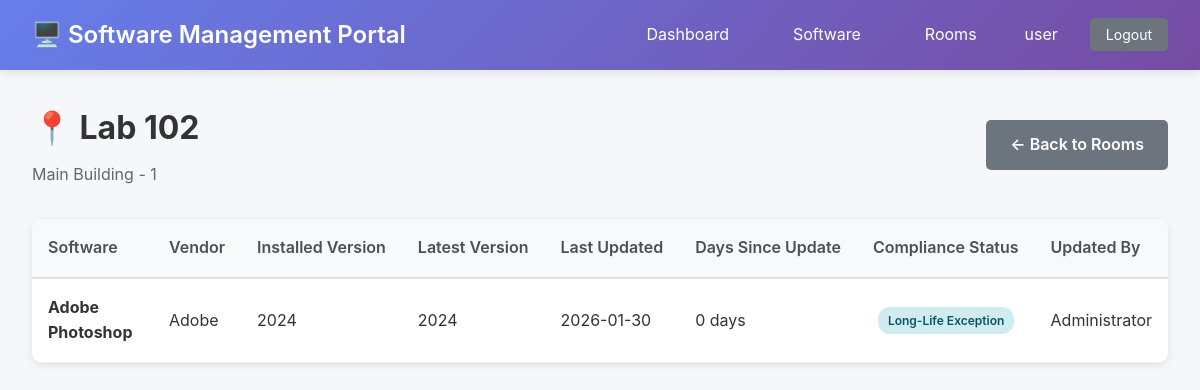
The app's page /rooms/2 (signed in) with its own data.
### tables this page shows
CREATE TABLE users (
    id INTEGER PRIMARY KEY AUTOINCREMENT,
    username TEXT NOT NULL UNIQUE,
    password_hash TEXT NOT NULL,
    full_name TEXT,
    email TEXT,
    is_superuser BOOLEAN DEFAULT 0,
    created_at TIMESTAMP DEFAULT CURRENT_TIMESTAMP,
    last_login TIMESTAMP
);

CREATE TABLE rooms (
    id INTEGER PRIMARY KEY AUTOINCREMENT,
    room_name TEXT NOT NULL UNIQUE,
    building TEXT,
    floor TEXT,
    created_at TIMESTAMP DEFAULT CURRENT_TIMESTAMP
);

CREATE TABLE installations (
    id INTEGER PRIMARY KEY AUTOINCREMENT,
    software_id INTEGER NOT NULL,
    room_id INTEGER NOT NULL,
    installed_version TEXT NOT NULL,
    last_updated TIMESTAMP DEFAULT CURRENT_TIMESTAMP,
    updated_by TEXT,
    is_long_life BOOLEAN DEFAULT 0, -- Exception to 300-day policy
    long_life_reason TEXT,
    long_life_approved_by TEXT,
    long_life_approved_at TIMESTAMP,
    FOREIGN KEY (software_id) REFERENCES software(id) ON DELETE CASCADE,
    FOREIGN KEY (room_id) REFERENCES rooms(id) ON DELETE CASCADE,
    UNIQUE(software_id, room_id)
);

CREATE TABLE software (
    id INTEGER PRIMARY KEY AUTOINCREMENT,
    software_name TEXT NOT NULL,
    version TEXT NOT NULL,
    vendor TEXT,
    license_key TEXT,
    license_type TEXT, -- e.g., 'Site', 'Volume', 'Per-User'
    license_count INTEGER,
    installer_filename TEXT,
    installer_path TEXT,
    description TEXT,
    created_at TIMESTAMP DEFAULT CURRENT_TIMESTAMP,
    updated_at TIMESTAMP DEFAULT CURRENT_TIMESTAMP
);

### app.py (the view)
@app.route('/rooms/<int:room_id>')
@login_required
def room_details(room_id):
    conn = get_db()
    cursor = conn.cursor()
    cursor.execute('SELECT * FROM rooms WHERE id = ?', (room_id,))
    room = cursor.fetchone()
    if not room:
        flash('Room not found!', 'error')
        return redirect(url_for('rooms_list'))
    cursor.execute('''
        SELECT
            i.id as installation_id, s.id as software_id, s.software_name, s.vendor,
            i.installed_version, s.version as latest_version, i.last_updated,
            i.updated_by, i.is_long_life, i.long_life_reason,
            CAST((julianday('now') - julianday(i.last_updated)) AS INTEGER) as days_since_update
        FROM installations i
        JOIN software s ON i.software_id = s.id
        WHERE i.room_id = ?
        ORDER BY s.software_name
    ''', (room_id,))
    installations = cursor.fetchall()
    conn.close()
    return render_template('room_details.html', room=room, installations=installations, update_policy_days=UPDATE_POLICY_DAYS)

### app.py (called while the page is built)
@login_manager.user_loader
def load_user(user_id):
    conn = get_db()
    cursor = conn.cursor()
    cursor.execute('SELECT id, username, full_name, is_superuser FROM users WHERE id = ?', (user_id,))
    user_data = cursor.fetchone()
    conn.close()
    if user_data:
        return User(user_data['id'], user_data['username'], user_data['full_name'], user_data['is_superuser'])
    return None

def get_db():
    conn = sqlite3.connect(DB_PATH)
    conn.row_factory = sqlite3.Row
    return conn

### templates/room_details.html (shortened to what this page needs)
<!DOCTYPE html>
<html lang="en">
<head>
    <link rel="stylesheet" href="{{ url_for('static', filename='style.css') }}">
</head>
<body>
    <nav class="navbar">
        <div class="nav-brand">
            <h1>🖥️ Software Management Portal</h1>
        </div>
        <ul class="nav-menu">
            <li><a href="{{ url_for('index') }}">Dashboard</a></li>
            <li><a href="{{ url_for('software_list') }}">Software</a></li>
            <li><a href="{{ url_for('rooms_list') }}">Rooms</a></li>
            <li class="user-info">
                {{ current_user.username }}
            </li>
            <li><a href="{{ url_for('logout') }}" class="btn-sm btn-secondary">Logout</a></li>
        </ul>
    </nav>
    <div class="container">
        <div class="page-header">
            <div>
                <h2>📍 {{ room.room_name }}</h2>
                <p style="color: #666; margin-top: 0.5rem;">
                    {% if room.building %}{{ room.building }}{% endif %}
                    {% if room.floor %} - {{ room.floor }}{% endif %}
                </p>
            </div>
            <a href="{{ url_for('rooms_list') }}" class="btn btn-secondary">← Back to Rooms</a>
        </div>
        <div class="table-container">
            <table class="data-table">
                <thead>
                    <tr>
                        <th>Software</th>
                        <th>Vendor</th>
                        <th>Installed Version</th>
                        <th>Latest Version</th>
                        <th>Last Updated</th>
                        <th>Days Since Update</th>
                        <th>Compliance Status</th>
                        <th>Updated By</th>
                    </tr>
                </thead>
                <tbody>
                    {% if installations %}
                        {% for inst in installations %}
                        <tr {% if inst.days_since_update > update_policy_days and not inst.is_long_life %}class="row-warning"{% endif %}>
                            <td><strong>{{ inst.software_name }}</strong></td>
                            <td>{{ inst.vendor or '-' }}</td>
                            <td>{{ inst.installed_version }}</td>
                            <td>
                                {% if inst.installed_version != inst.latest_version %}
                                <span class="badge badge-warning">{{ inst.latest_version }}</span>
                                {% else %}
                                {{ inst.latest_version }}
                                {% endif %}
                            </td>
                            <td>{{ inst.last_updated[:10] if inst.last_updated else 'N/A' }}</td>
                            <td>
                                {% if inst.days_since_update > update_policy_days %}
                                <span class="badge badge-danger">{{ inst.days_since_update }} days</span>
                                {% else %}
                                {{ inst.days_since_update }} days
                                {% endif %}
                            </td>
                            <td>
                                {% if inst.is_long_life %}
                                <span class="badge badge-info">Long-Life Exception</span>
                                {% elif inst.days_since_update > update_policy_days %}
                                <span class="badge badge-danger">⚠️ Out of Policy</span>
                                {% else %}
                                <span class="badge badge-success">✓ Compliant</span>
                                {% endif %}
                            </td>
                            <td>{{ inst.updated_by or '-' }}</td>
                        </tr>
                        {% endfor %}
                    {% else %}
                        <tr>
                            <td colspan="{% if current_user.is_superuser %}9{% else %}8{% endif %}" class="text-center">
                                No software installed in this room yet.
                            </td>
                        </tr>
                    {% endif %}
                </tbody>
            </table>
        </div>
    </div>
</body>
</html>

### static/style.css (style rules this page uses)
* { margin: 0; padding: 0; box-sizing: border-box; }
body { font-family: -apple-system, BlinkMacSystemFont, 'Segoe UI', Roboto, 'Helvetica Neue', Arial, sans-serif; background: #f5f7fa; color: #333; line-height: 1.6; }
.navbar { background: linear-gradient(135deg, #667eea 0%, #764ba2 100%); color: white; padding: 1rem 2rem; box-shadow: 0 2px 10px rgba(0,0,0,0.1); display: flex; justify-content: space-between; align-items: center; }
.nav-brand h1 { font-size: 1.5rem; font-weight: 600; }
.nav-menu { display: flex; list-style: none; gap: 2rem; }
.nav-menu a { color: white; text-decoration: none; padding: 0.5rem 1rem; border-radius: 5px; transition: background 0.3s; position: relative; }
.badge { background: #ff4444; color: white; padding: 2px 8px; border-radius: 12px; font-size: 0.75rem; margin-left: 5px; }
.container { max-width: 1400px; margin: 2rem auto; padding: 0 2rem; }
.page-header { display: flex; justify-content: space-between; align-items: center; margin-bottom: 2rem; }
.page-header h2 { font-size: 2rem; color: #333; }
.table-container { background: white; border-radius: 10px; box-shadow: 0 2px 8px rgba(0,0,0,0.1); overflow-x: auto; margin-bottom: 2rem; }
.data-table { width: 100%; border-collapse: collapse; }
.data-table thead { background: #f8f9fa; border-bottom: 2px solid #dee2e6; }
.data-table th { padding: 1rem; text-align: left; font-weight: 600; color: #495057; white-space: nowrap; }
.data-table td { padding: 1rem; border-bottom: 1px solid #f0f0f0; }
.badge { padding: 4px 10px; border-radius: 12px; font-size: 0.75rem; font-weight: 600; display: inline-block; white-space: nowrap; }
.badge-info { background: #d1ecf1; color: #0c5460; }
.btn { padding: 0.75rem 1.5rem; border: none; border-radius: 5px; font-size: 1rem; font-weight: 600; cursor: pointer; transition: all 0.3s; text-decoration: none; display: inline-block; }
.btn-secondary { background: #6c757d; color: white; }
.btn-sm { padding: 0.4rem 0.8rem; font-size: 0.875rem; }

### records on screen
users: username "user"
rooms: room_name "Lab 102", building "Main Building", floor "1"
installations: software_name "Adobe Photoshop", vendor "Adobe", installed_version "2024", latest_version "2024", last_updated "2026-01-30", days_since_update "0", is_long_life "Long-Life Exception", updated_by "Administrator"
